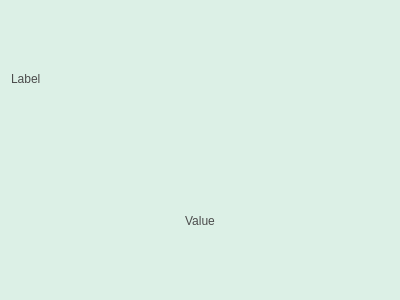
<?xml version="1.0" encoding="UTF-8"?>
<ui version="4.0">
 <class>Single</class>
 <widget class="QWidget" name="Single">
  <property name="geometry">
   <rect>
    <x>0</x>
    <y>0</y>
    <width>400</width>
    <height>300</height>
   </rect>
  </property>
  <property name="windowTitle">
   <string>Form</string>
  </property>
  <property name="styleSheet">
   <string notr="true">background-color: rgb(220, 240, 230);
color: rgb(75, 75, 75);</string>
  </property>
  <layout class="QGridLayout" name="gridLayout">
   <item row="0" column="0">
    <layout class="QVBoxLayout" name="verticalLayout">
     <item>
      <widget class="QLabel" name="label_Label">
       <property name="text">
        <string>Label</string>
       </property>
       <property name="textFormat">
        <enum>Qt::PlainText</enum>
       </property>
       <property name="alignment">
        <set>Qt::AlignLeading|Qt::AlignLeft|Qt::AlignVCenter</set>
       </property>
      </widget>
     </item>
     <item>
      <widget class="QLabel" name="label_Value">
       <property name="text">
        <string>Value</string>
       </property>
       <property name="textFormat">
        <enum>Qt::AutoText</enum>
       </property>
       <property name="alignment">
        <set>Qt::AlignCenter</set>
       </property>
      </widget>
     </item>
    </layout>
   </item>
  </layout>
 </widget>
 <resources/>
 <connections/>
</ui>
